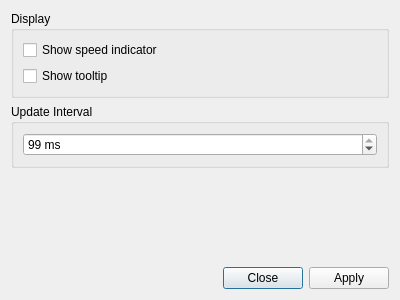
<?xml version="1.0" encoding="UTF-8"?>
<ui version="4.0">
 <class>NetManagerSettingsDialog</class>
 <widget class="QDialog" name="NetManagerSettingsDialog">
  <property name="geometry">
   <rect>
    <x>0</x>
    <y>0</y>
    <width>400</width>
    <height>300</height>
   </rect>
  </property>
  <property name="windowTitle">
   <string>NetManager Settings</string>
  </property>
  <layout class="QVBoxLayout" name="verticalLayout">
   <item>
    <widget class="QGroupBox" name="displayGroup">
     <property name="title">
      <string>Display</string>
     </property>
     <layout class="QVBoxLayout" name="displayLayout">
      <item>
       <widget class="QCheckBox" name="showSpeedCheckBox">
        <property name="text">
         <string>Show speed indicator</string>
        </property>
       </widget>
      </item>
      <item>
       <widget class="QCheckBox" name="showTooltipCheckBox">
        <property name="text">
         <string>Show tooltip</string>
        </property>
       </widget>
      </item>
     </layout>
    </widget>
   </item>
   <item>
    <widget class="QGroupBox" name="updateGroup">
     <property name="title">
      <string>Update Interval</string>
     </property>
     <layout class="QVBoxLayout" name="updateLayout">
      <item>
       <widget class="QSpinBox" name="intervalSpinBox">
        <property name="minimum">100</property>
        <property name="maximum">10000</property>
        <property name="singleStep">100</property>
        <property name="suffix">
         <string> ms</string>
        </property>
        <property name="value">
         <number>1000</number>
        </property>
       </widget>
      </item>
     </layout>
    </widget>
   </item>
   <item>
    <spacer name="verticalSpacer">
     <property name="orientation">
      <enum>Qt::Vertical</enum>
     </property>
     <property name="sizeHint" stdset="0">
      <size>
       <width>20</width>
       <height>40</height>
      </size>
     </property>
    </spacer>
   </item>
   <item>
    <widget class="QDialogButtonBox" name="buttonBox">
     <property name="orientation">
      <enum>Qt::Horizontal</enum>
     </property>
     <property name="standardButtons">
      <set>QDialogButtonBox::Apply|QDialogButtonBox::Close</set>
     </property>
    </widget>
   </item>
  </layout>
 </widget>
 <resources/>
 <connections/>
</ui>
